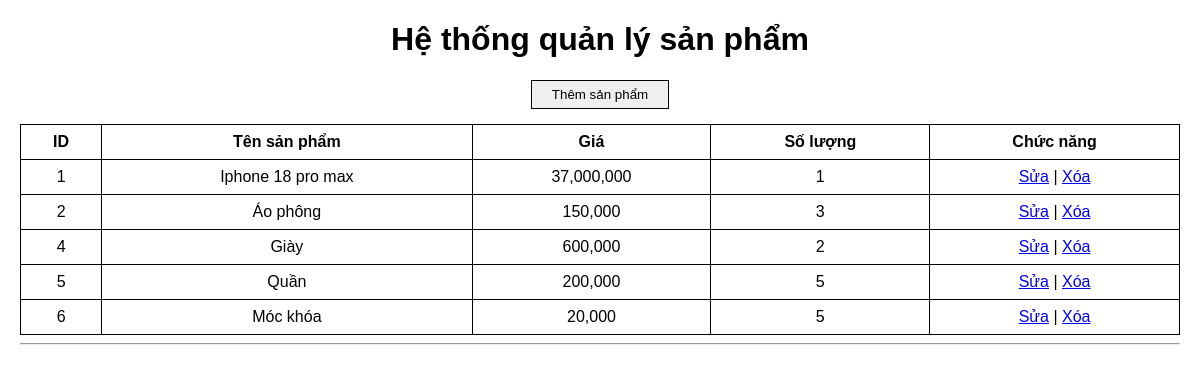
/product_list.php, run on the app's committed database.
### tables this page shows
CREATE TABLE IF NOT EXISTS `products` (
  `id` int(11) NOT NULL AUTO_INCREMENT,
  `name` varchar(100) NOT NULL,
  `price` decimal(10,2) NOT NULL CHECK (`price` >= 0),
  `quantity` int(11) NOT NULL CHECK (`quantity` >= 0),
  PRIMARY KEY (`id`)
);

### model/product.php (called while the page is built, shortened)
<?php
function getAllProducts() {
    $conn = getPDOConnection();
    $sql = "SELECT * FROM products";
    $stmt = $conn->prepare($sql);
    $stmt->execute();
    return $stmt->fetchAll();
}
?>

### product_list.php (the view)
<?php
    require_once 'model/product.php';
    require_once 'view/header.php';
    $products = getAllProducts();
?>
<div style="text-align: center; margin-bottom: 15px;">
    <a href="product_add.php"><button>Thêm sản phẩm</button></a>
</div>
<table border="1" style="text-align: center; margin-top: 15px;">
    <tr>
        <th>ID</th>
        <th>Tên sản phẩm</th>
        <th>Giá</th>
        <th>Số lượng</th>
        <th>Chức năng</th>
    </tr>
    <?php foreach ($products as $item): ?>
    <tr>
        <td><?= $item['id'] ?></td>
        <td><?= $item['name'] ?></td>
        <td><?= number_format($item['price']) ?></td>
        <td><?= $item['quantity'] ?></td>
        <td>
            <a href="product_edit.php?id=<?=  $item['id'] ?>">Sửa</a> |
            <a href="product_delete.php?id=<?= $item['id'] ?>" onclick="return confirm('Bạn có chắc chắn muốn xóa sản phẩm này?');">Xóa</a>
        </td>
    </tr>
    <?php endforeach; ?>
</table>
<?php
    require_once 'view/footer.php';
?>

### view/header.php (shortened to what this page needs)
<!DOCTYPE html>
<html lang="vi">
<head>
</head>
<body>
    <h1>Hệ thống quản lý sản phẩm</h1>

### view/footer.php
    <hr>
</body>
</html>

### view/header.php (style rules this page uses)
body { font-family: Arial, sans-serif; margin: 20px; }
h1 { text-align: center; }
table { border-collapse: collapse; width: 100%; }
th, td { border: 1px solid; padding: 8px; }
button { padding: 6px 20px; border: 1px solid; cursor: pointer; }

### data on the page
products: id "1", name "Iphone 18 pro max", price "37,000,000", quantity "1"
products: id "2", name "Áo phông", price "150,000", quantity "3"
products: id "4", name "Giày", price "600,000", quantity "2"
products: id "5", name "Quần", price "200,000", quantity "5"
products: id "6", name "Móc khóa", price "20,000", quantity "5"
